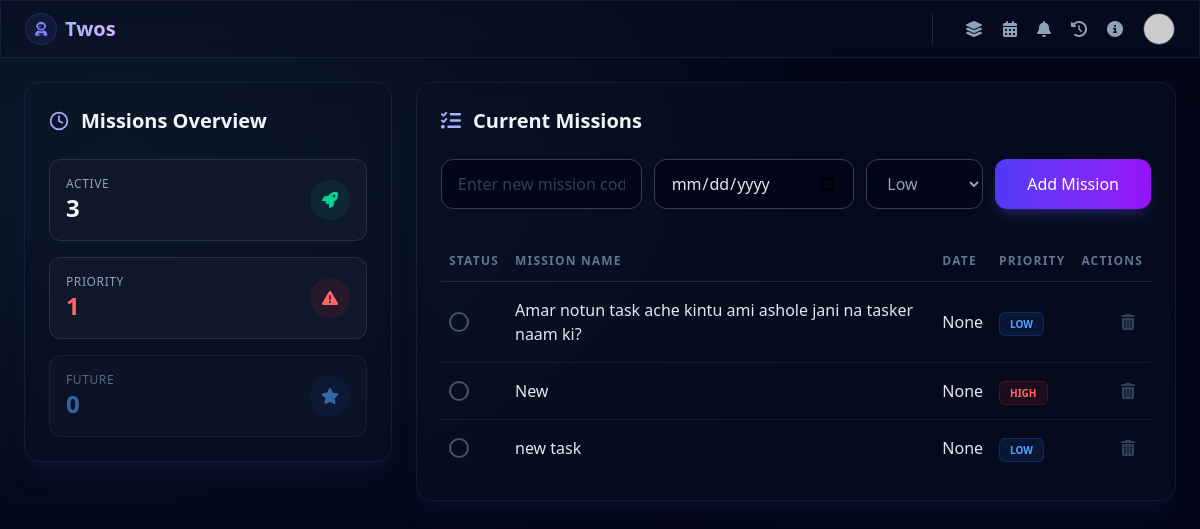
The app's page / (signed in), older data.
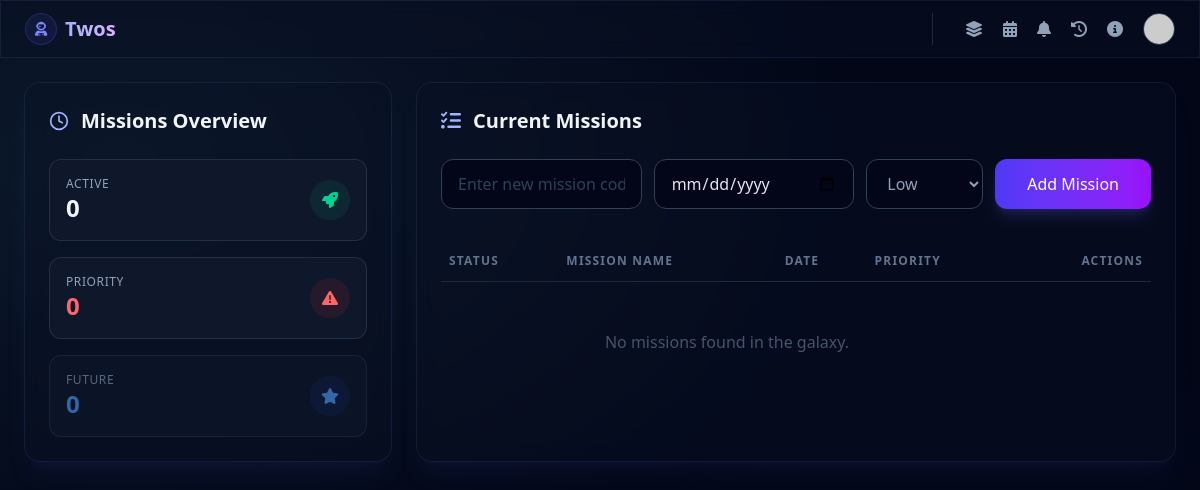
The same page, newer data.
### home/models.py (models this page shows, shortened)
class Task(models.Model):
    PRIORITY_CHOICES = [
        ('Low', "Low"),
        ('Medium', "Medium"),
        ('High', "High")
    ]
    user = models.ForeignKey(User, on_delete=models.CASCADE, related_name="tasks")
    name = models.CharField(max_length=50)
    priority = models.CharField(max_length=20, choices=PRIORITY_CHOICES, default="Low")
    is_completed = models.BooleanField(default=False)
    created_at = models.DateTimeField(auto_now_add=True)
    due_date = models.DateField(null=True, blank=True)

### home/views.py (the view)
# urls.py: path('', views.index, name='index'),
@login_required(login_url="login")
def index(request):
    today = timezone.now().date()
    tasks = Task.objects.filter(user=request.user).order_by("-created_at")
    total_completed_tasks = tasks.filter(is_completed=False).count()
    total_priority_tasks = tasks.filter(priority="High").count()
    total_future_tasks = tasks.filter(due_date__gt=today).count()
    data = {
        'tasks': tasks,
        'total_completed_tasks': total_completed_tasks,
        'total_priority_tasks': total_priority_tasks,
        'total_future_tasks': total_future_tasks,
    }
    return render(request, 'index.html', data)

### home/models.py (called while the page is built)
    def get_profile_pic(self):
        if self.profile_pic:
            return self.profile_pic.url
        name = self.full_name or self.user.username
        return f"https://ui-avatars.com/api/?name={name}&size=128&background=6366f1&color=fff"

### templates/index.html (shortened to what this page needs)
{% extends 'base.html' %} {% block title %}Dashboard | Twos{% endblock %}
{% block content %}
<div class="grid grid-cols-1 lg:grid-cols-12 gap-6">
  <div class="lg:col-span-4 space-y-6">
    <div class="cosmic-panel rounded-2xl p-6 shadow-xl shadow-indigo-500/5">
      <h2 class="text-xl font-semibold mb-6 flex items-center gap-3">
        <span class="text-indigo-300">
          <svg class="w-5 h-5" fill="none" stroke="currentColor" viewBox="0 0 24 24">
            <path stroke-linecap="round" stroke-linejoin="round" stroke-width="2"
              d="M12 2a10 10 0 110 20 10 10 0 010-20zM12 6v6l4 2"></path>
          </svg>
        </span>
        Missions Overview
      </h2>
      <div class="grid grid-cols-1 sm:grid-cols-3 lg:grid-cols-1 gap-4">
        <div class="flex items-center justify-between p-4 bg-slate-900 rounded-xl border border-slate-700/60">
          <div>
            <p class="text-slate-400 text-xs uppercase tracking-wider">
              Active
            </p>
            <p class="text-2xl font-bold">{{total_completed_tasks}}</p>
          </div>
          <span class="w-10 h-10 text-emerald-400 bg-emerald-500/10 rounded-full flex items-center justify-center">
            <i class="fa-solid fa-rocket"></i>
          </span>
        </div>
        <div class="flex items-center justify-between p-4 bg-slate-900 rounded-xl border border-slate-700/60">
          <div>
            <p class="text-slate-400 text-xs uppercase tracking-wider">
              Priority
            </p>
            <p class="text-2xl font-bold text-red-400">
              {{total_priority_tasks}}
            </p>
          </div>
          <span class="w-10 h-10 text-red-400 bg-red-500/10 rounded-full flex items-center justify-center">
            <i class="fa-solid fa-triangle-exclamation"></i>
          </span>
        </div>
        <div
          class="flex items-center justify-between p-4 bg-slate-900 rounded-xl border border-slate-700/60 opacity-60">
          <div>
            <p class="text-slate-400 text-xs uppercase tracking-wider">
              Future
            </p>
            <p class="text-2xl font-bold text-blue-400">{{total_future_tasks}}</p>
          </div>
          <span class="w-10 h-10 text-blue-400 bg-blue-500/10 rounded-full flex items-center justify-center">
            <i class="fa-solid fa-star"></i>
          </span>
        </div>
      </div>
    </div>
  </div>
  <div class="lg:col-span-8">
    <div class="cosmic-panel rounded-2xl p-4 sm:p-6 shadow-xl shadow-indigo-500/5 h-full">
      <h2 class="text-xl font-semibold mb-6 flex items-center gap-3">
        <span class="text-indigo-300">
          <i class="fa-solid fa-list-check"></i>
        </span>
        Current Missions
      </h2>
      <form action="{% url 'add_task' %}" method="POST" class="flex flex-col sm:flex-row gap-3 mb-8">
        <input type="text" name="task_name" placeholder="Enter new mission code..."
          class="flex-grow bg-slate-950 border border-slate-700 rounded-xl px-4 py-3 text-slate-200 placeholder-slate-600 focus:outline-none focus:border-indigo-500 focus:ring-1 focus:ring-indigo-500 transition"
          required />
        <input type="date" name="due_date"
          class="bg-slate-950 border border-slate-700 rounded-xl px-4 py-3 text-slate-200 focus:outline-none focus:border-indigo-500 transition" />
        <select name="priority"
          class="bg-slate-950 border border-slate-700 rounded-xl px-4 py-3 text-slate-400 focus:outline-none focus:border-indigo-500 transition">
          <option value="Low">Low</option>
        </select>
        <button type="submit"
          class="bg-gradient-to-r from-indigo-600 to-purple-600 hover:scale-[1.02] active:scale-95 text-white px-8 py-3 rounded-xl font-medium transition-all shadow-lg shadow-indigo-500/20 cursor-pointer whitespace-nowrap">
          Add Mission
        </button>
      </form>
      <div class="overflow-x-auto custom-scrollbar">
        <table class="w-full text-left min-w-[550px]">
          <thead class="border-b border-slate-800 text-slate-500 text-xs uppercase tracking-widest">
            <tr>
              <th class="py-3 px-2">Status</th>
              <th class="py-3 px-2">Mission Name</th>
              <th class="py-3 px-2">Date</th>
              <th class="py-3 px-2">Priority</th>
              <th class="py-3 px-2 text-right">Actions</th>
            </tr>
          </thead>
          <tbody id="taskList" class="divide-y divide-slate-800/60">
            {% for task in tasks %}
            <tr class="group {% if task.is_completed %}opacity-40{% endif %} transition hover:bg-slate-900/40">
              <td class="py-4 px-2">
                <a href="{% url 'toggle_task' task.id %}"
                  class="w-5 h-5 rounded-full border-2 flex items-center justify-center transition {% if task.is_completed %}border-teal-500 bg-teal-500{% else %}border-slate-600 hover:border-teal-400{% endif %}">
                </a>
              </td>
              <td class="py-4 px-2">
                <span
                  class="{% if task.is_completed %}line-through text-slate-600{% else %}text-slate-200{% endif %} font-medium">
                  {{ task.name }}
                </span>
              </td>
              <td class="py-4 px-2">
                <span
                  class="{% if task.is_completed %}line-through text-slate-600{% else %}text-slate-200{% endif %} font-medium">
                  {{ task.due_date }}
                </span>
              </td>
              <td class="py-4 px-2">
                <span
                  class="text-[10px] font-bold px-2.5 py-1 rounded-md border uppercase {% if task.priority == 'High' %}text-red-400 bg-red-500/10 border-red-500/20 {% elif task.priority == 'Medium' %}text-yellow-400 bg-yellow-500/10 border-yellow-500/20 {% else %}text-blue-400 bg-blue-500/10 border-blue-500/20{% endif %}">
                  {{ task.priority }}
                </span>
              </td>
              <td class="py-4 px-2 text-right">
                <a href="{% url 'delete_task' task.id%}">
                  <span class="text-slate-700 cursor-not-allowed p-2">
                    <i class="fa-solid fa-trash-can"></i>
                  </span>
                </a>
              </td>
            </tr>
            {% empty %}
            <tr>
              <td colspan="4" class="text-center text-slate-600 py-12">
                No missions found in the galaxy.
              </td>
            </tr>
            {% endfor %}
          </tbody>
        </table>
      </div>
    </div>
  </div>
</div>
{% endblock %}

### templates/base.html (shortened to what this page needs)
{% load static %}
<!doctype html>
<html lang="en">
  <head>
    <script src="https://unpkg.com/@tailwindcss/browser@4"></script>
    <link
      rel="stylesheet"
      href="https://cdnjs.cloudflare.com/ajax/libs/font-awesome/6.4.0/css/all.min.css"
    />
    <link rel="stylesheet" href="{% static 'styles/output.css' %}" />
  </head>
  <body class="text-slate-100 font-sans antialiased min-h-screen flex flex-col">
    <nav class="cosmic-panel border-b sticky top-0 z-50">
      <div
        class="max-w-7xl mx-auto px-4 sm:px-6 py-3 flex justify-between items-center"
      >
        <div class="flex items-center gap-2">
          <div
            class="w-8 h-8 flex items-center justify-center text-indigo-400 bg-indigo-500/10 rounded-full border border-indigo-500/20"
          >
            <i class="fa-solid fa-user-astronaut text-sm"></i>
          </div>
          <a
            class="text-xl font-bold bg-gradient-to-r from-indigo-300 to-purple-300 bg-clip-text text-transparent"
            href="{% url 'index' %}"
            >Twos</a
          >
        </div>
        <div class="hidden md:flex items-center gap-8">
          <div class="flex items-center gap-5 border-l border-slate-800 pl-8">
            <a
              title="Dashboard"
              href="{% url 'index' %}"
              class="text-slate-400 hover:text-indigo-400 transition flex items-center gap-2"
            >
              <i class="fa-solid fa-layer-group"></i>
            </a>
            <button
              title="Calendar"
              class="calendar-btn text-slate-400 hover:text-indigo-400 relative"
            >
              <i class="fa-solid fa-calendar-days"></i>
            </button>
            <button
              title="Notifications"
              id="notification"
              class="notification text-slate-400 hover:text-indigo-400 relative"
            >
              <i class="fa-solid fa-bell"></i>
            </button>
            <a
              title="History"
              href="{% url 'activities' %}"
              class="text-slate-400 hover:text-indigo-400"
            >
              <i class="fa-solid fa-clock-rotate-left"></i>
            </a>
            <a
              title="about"
              href="{% url 'about' %}"
              class="text-slate-400 hover:text-indigo-400"
              ><i class="fa-solid fa-circle-info"></i
            ></a>
            <a title="profile" href="{% url 'profile' %}"
              ><img
                src="{{ request.user.profile.get_profile_pic }}"
                class="w-8 h-8 rounded-full border border-slate-700"
            /></a>
          </div>
        </div>
      </div>
    </nav>
    <main class="w-full max-w-7xl mx-auto px-4 sm:px-6 py-6">
      {% block content %}{% endblock %}
    </main>
  </body>
</html>

Row changes from the older to the newer data that the page shows:
removed Task: is_completed False (drawn), name "Amar notun task ache kintu ami ashole jani na tasker naam ki?", due_date "None", priority "LOW"
removed Task: is_completed False (drawn), name "New", due_date "None", priority "HIGH"
removed Task: is_completed False (drawn), name "new task", due_date "None", priority "LOW"
Text that changed along with them:
{{ total_completed_tasks }}: "3" → "0"
{{ total_priority_tasks }}: "1" → "0"
text now shown: "No missions found in the galaxy."
